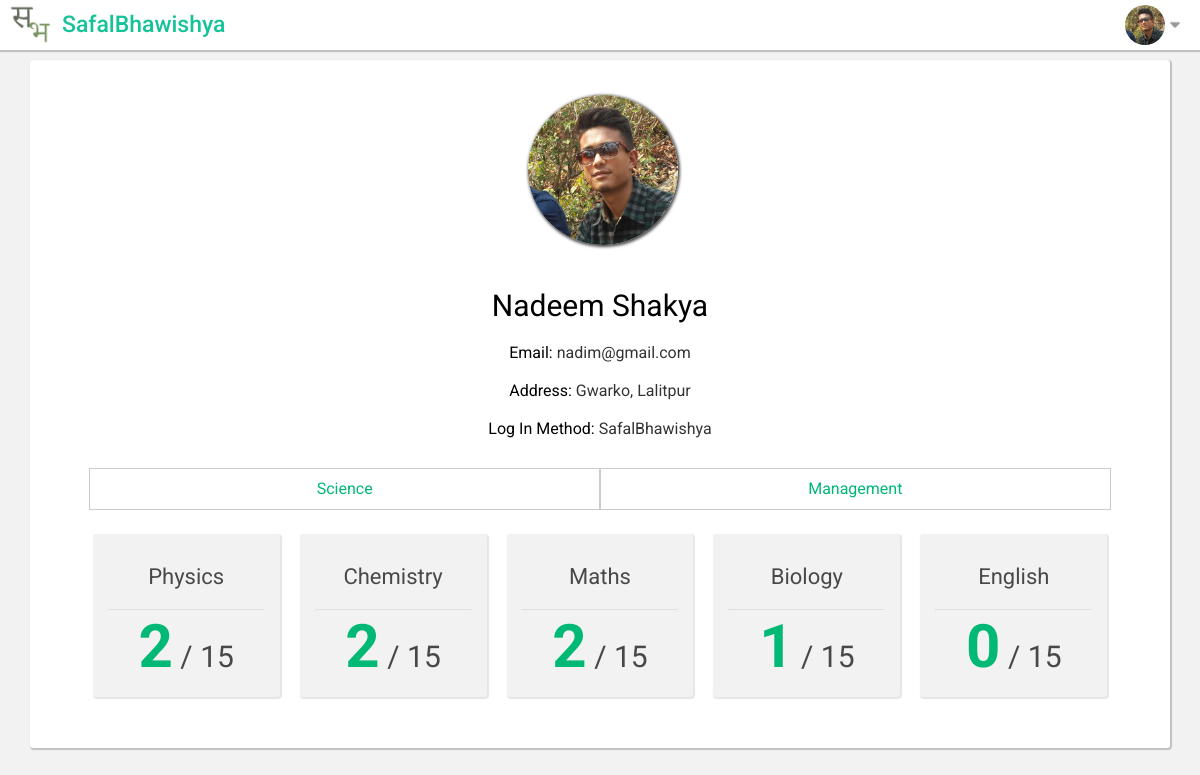
The app's page /profile.php?value=Science (signed in) with its own data.
### tables this page shows
CREATE TABLE `userregistration` (
  `first_name` varchar(20) NOT NULL,
  `last_name` varchar(20) NOT NULL,
  `password` varchar(100) DEFAULT NULL,
  `address` varchar(50) DEFAULT NULL,
  `email` varchar(100) NOT NULL,
  `method` varchar(100) NOT NULL,
  `pictures` varchar(256) DEFAULT NULL
);

CREATE TABLE `progressscience` (
  `email` varchar(100) DEFAULT NULL,
  `Maths` int(11) DEFAULT NULL,
  `Chemistry` int(11) DEFAULT NULL,
  `Biology` int(11) DEFAULT NULL,
  `Physics` int(11) DEFAULT NULL,
  `English` int(11) DEFAULT NULL,
  `totalTest` int(11) NOT NULL
);

### profile.php (the view, shortened to what this page needs)
<?php
	include 'dbh.php';
	if($_SERVER['REQUEST_METHOD'] == "GET") {
		$type = $_GET['value'];
	}
 ?>
<!DOCTYPE html>
<html lang="en">
<head>
    <link rel="stylesheet" type="text/css" href="css/main.css">
    <link rel="stylesheet" type="text/css" href="css/myprofile.css">
</head>
<body>
            <div class="nav-bar">
                <div class = 'nav-bar-element'>
                    <a href="index.php"><img src="image/logo.png" alt="please_reload" class = 'logo'></a>
                    <h3 class = 'logoTitle'><a href="index.php">SafalBhawishya</a></h3>
                        <?php
                            if(isset($_SESSION['log'])) {
                                $email = $_SESSION['email'];
                                echo '<div class = "profile">
                                    <div class = "profileImg-Div id = "profileImg-DivID" onclick = "showprofileOptions()">';
                                        $sql = "SELECT * FROM userregistration WHERE email = '$email'";
                                        $result = mysqli_query($conn, $sql);
                                        $row = mysqli_fetch_assoc($result);
                                            if($row['method'] == 'Google') {
                                                 echo '
                                                    <img src=" '. $_SESSION['picture']. '" alt="please_reload" class = "profileImg">
                                                    <img src="image/caret-down.png" alt="please_reload" class = "caret-down">
                                                    ';
                                            }else if($row['method'] == 'SafalBhawishya') {
                                                if($row['pictures'] == NULL) {
                                                    echo '<img src="image/user.png" alt="please_reload" class = "profileImgIcon">
                                                    <img src="image/caret-down.png" alt="please_reload" class = "caret-down">';
                                                }else {
                                                 echo '
                                                    <img src="profilePics/'.$row['pictures'].'" alt="please_reload" class = "profileImg">
                                                    <img src="image/caret-down.png" alt="please_reload" class = "caret-down">
                                                    ';
                                                }
                                            }
                                    echo '</div>
                                </div>';
                            }
                        ?>
                </div>
            </div>
            <div class = "rightDiv">
            	<?php
            	            $email = $_SESSION['email'];
            				$sql = "SELECT * FROM userregistration WHERE email = '$email'";
            				$result = mysqli_query($conn, $sql);
            				$row = mysqli_fetch_assoc($result);
            	echo '
            		<div class = "rightDiv_Image">
            			';
            			if($row['method'] == "SafalBhawishya") {
							if($row['pictures'] == NULL) {
							echo '<img src="image/user.png" alt="please_reload">';
							}else {
							echo '<img src="profilePics/'.$row['pictures'].'" alt="please_reload">';
							}
            			}else {
            				echo '<img src="'.$row['pictures'].'" alt="please_reload">';
            			}
            	echo '
            		</div>
            		<div class = "rightDiv_Text">
            				<h2>'.$row['first_name']. ' ' .$row['last_name'].'</h2>';
            					echo '
								<label>Email:</label>
								<span>'.$email.'</span>
								<br>	<br>
								<label>Address:</label>
								<span>'.$row['address'].'</span> <br><br>
								<label>Log In Method:</label>
								<span>'.$row['method'].'</span>
            					';
            			 ?>
            		</div>
             <div class = "selectionMenu">
				<ul>
					<li><a href="profile.php?value=Science">Science </a></li>
					<li id = 'managementOption_ID'><a href="profile.php?value=Management">Management</a></li>
				</ul>
            </div>
					<?php
						$email = $_SESSION['email'];
						if($type == "Science") {
							$sql = "SELECT * FROM progressscience WHERE email = '$email'";
						}else if($type == "Management") {
							$sql= "SELECT * FROM progressmanagement WHERE email = '$email'";
						}
						$result = mysqli_query($conn, $sql);
						$row = mysqli_fetch_assoc($result);
						$row_count = mysqli_num_rows($result);
						$totalQuestions = $row['totalTest'] * 15;
						if($row_count != 0) {
							if($type == "Science"){
							echo '
								<ul class = "subjectDiv_Science">
									<li>
										<h4>Physics</h4>
										<hr>
										<span><b>'.$row["Physics"].'</b> / '.$totalQuestions.'</span>
									</li>
									<li>
										<h4>Chemistry</h4>
										<hr>
										<span><b>'.$row["Chemistry"].'</b> / '.$totalQuestions.'</span>
									</li>
									<li>
										<h4>Maths</h4>
										<hr>
										<span><b>'.$row["Maths"].'</b> / '.$totalQuestions.'</span>
									</li>
									<li>
										<h4>Biology</h4>
										<hr>
										<span><b>'.$row["Biology"].'</b> / '.$totalQuestions.'</span>
									</li>
									<li>
										<h4>English</h4>
										<hr>
										<span><b>'.$row["English"].'</b> / '.$totalQuestions.'</span>
									</li>
								</ul>
							';
							}
						}else {
							echo ' <h4 class = "informationnoTest">You haven\'t taken any test for this faculty!! Progress points get stored only after you take tests.</h4>';
						}
					 ?>
            </div>
</body>
</html>

### css/main.css (style rules this page uses)
body { margin: 0; padding: 0; font-family: 'Roboto', sans-serif; background-color: #f2f2f2; }
hr { margin:0; }
* { box-sizing: border-box; }
.nav-bar { position: relative; width: 100%; height: 50px; background-color:#fff; box-shadow:1px 1px 1px 1px rgba(0,0,0,0.2); color:black; }
.logo { height:20px; position: absolute; left:10px; top:5px; height:40px; width:40px; }
.logoTitle { margin: 0; line-height: 50px; vertical-align: middle; position: absolute; left: 62px; font-size: 23px; color:#15C39A; font-weight: 500; }
.logoTitle a { text-decoration: none; color:inherit; }
.nav-bar-element { width:100%; display: block; margin: 0 auto; height: 50px }
.profile { height:50px; width:200px; position: absolute; right:0; }
.profileImg-Div { position: relative; height:50px; width:80px; left:120px; padding:0 5px; top:0px; cursor:pointer; }
.profileImg { position: absolute; height:40px; width:40px; border-radius: 25px; top:5px; }
.caret-down { position: absolute; height:10px; width:10px; opacity:.4; left:50px; top:20px; }

### css/myprofile.css (style rules this page uses)
body { background-color: #f2f2f2; }
* { box-sizing: border-box; }
.selectionMenu { width:92%; height:40px; padding:0; position: relative; margin:0 auto; top:10px; }
.selectionMenu ul { margin:20px 0; padding:0; width:100%; display:table; }
.selectionMenu ul li { display:table-cell; width:50%; height:40px; text-align: center; line-height: 40px; border:1px solid rgba(0,0,0,0.2); }
.selectionMenu ul li a { height:40px; display: block; text-decoration: none; color:#02b875; background-color: #fff; }
.rightDiv { position: relative; width:95%; left:2.5%; top:10px; display: block; height:auto; background-color: #fff; border-radius:3px; box-shadow:1px 1px 1px 1px rgba(0,0,0,0.2); padding:15px; }
.rightDiv_Text { width:35%; margin:3% 0 0 32.5%; height:auto; text-align: center; }
.rightDiv_Image { position: relative; width:13%; height:170px; display: block; left:43.5%; top:10px; }
.rightDiv_Text h2 { margin:1% 0 5% 0; padding:0; font-size:30px; font-weight: normal; opacity:.7s; width:100%; }
.rightDiv_Text label, span { font-size: 16px; }
.rightDiv_Text span { opacity: .8; }
.rightDiv_Image img { height:150px; width:150px; display: block; margin:10px auto; border-radius: 80px; box-shadow:1px 1px 3px 1px rgba(0,0,0,0.7); }
.subjectDiv_Science { position: relative; width:95%; height:auto; display:table; padding:0; left:2.5%; border-collapse: separate; border-spacing:20px; }
.subjectDiv_Science li, .subjectDiv_Management li { display: table-cell; text-decoration: none; text-align:center; height: 150px; background-color:#f2f2f2; padding:5px; box-shadow:1px 1px 1px 1px rgba(0,0,0,0.1); border-radius:3px; padding:15px; color:rgba(0,0,0,0.7); }
.subjectDiv_Science li { width:20%; }
.subjectDiv_Science li h4, .subjectDiv_Management li h4 { padding:0; margin:15px 0 20px 0; font-weight:normal; font-size:22px; }
.subjectDiv_Science li b, .subjectDiv_Management li b { color:#02b875; font-size:60px; }
.subjectDiv_Science li span { font-size:30px; }
hr { opacity:0.2; }

### records on screen
userregistration: pictures (picture), first_name "Nadeem", last_name "Shakya", address "Gwarko, Lalitpur", method "SafalBhawishya"
progressscience: Physics "2", totalTest "15", Chemistry "2", Maths "2", Biology "1", English "0"

### other values on screen
$email "nadim@gmail.com"
